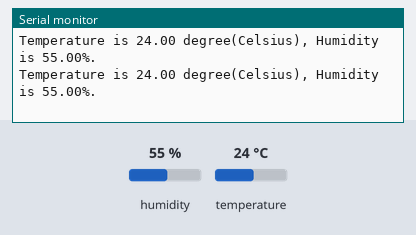
This sketch was run on a simulated Arduino Uno, built with avr-gcc and run on an emulated ATmega328P. Parts: the last lines printed to the serial monitor. Inputs (shaded band) come from the test bench; at power-on: humidity 55 %, temperature 24 °C.

Above: at 5.8 s.
5.9 s: humidity set to 22 %
At 10.4 s:
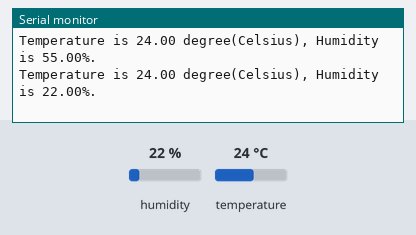
11.9 s: temperature set to 12 °C
At 16.4 s:
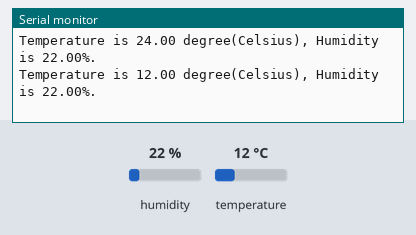
17.9 s: humidity set to 40 %
At 21.1 s:
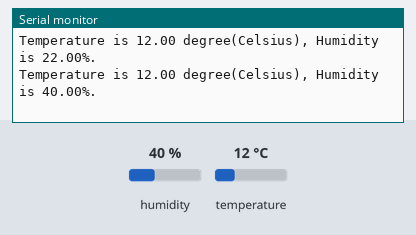
Timing chart, 0 to 22.6 s (numbered marks = the images above; inputs shaded):
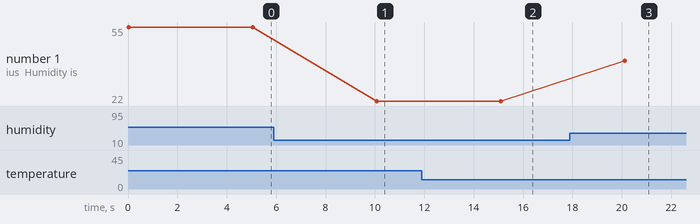

Measured:
- after the input at 5.9 s, the serial monitor: prints a new line after 4.2 s (image 1)
- after the input at 11.9 s, the serial monitor: prints a new line after 3.2 s (image 2)
- after the input at 17.9 s, the serial monitor: prints a new line after 2.2 s (image 3)
- plotted number 1: 55 → 22 after the input at 5.9 s, 22 → 40 after the input at 17.9 s

The sketch:

lo_DHT11.ino
```cpp
#include <stdarg.h>
#include <DHT.h>
#define SERIAL_BAUDRATE 115200

#define DHT_PIN 6

// change to your DHT sensor
#define DHTTYPE DHT11   // DHT 11
//#define DHTTYPE DHT22   // DHT 22, AM2302
//#define DHTTYPE DHT21   // DHT 21, AM2301

DHT dht(DHT_PIN, DHTTYPE);

void pf(const char *fmt, ... ){
    char tmp[256];
    va_list args;
    va_start (args, fmt );
    vsnprintf(tmp, 256, fmt, args);
    va_end (args);
    Serial.print(tmp);
}

void setup(void) {
  Serial.begin(SERIAL_BAUDRATE);

  dht.begin(); // initialize
}
void loop(void) {
  float t = dht.readTemperature(); // read temperature
  float h = dht.readHumidity(); // read humidity

  Serial.print("Temperature is ");
  Serial.print(t);
  Serial.print(" degree(Celsius), Humidity is ");
  Serial.print(h);
  Serial.println("%.");

  delay(5000);
}
```
